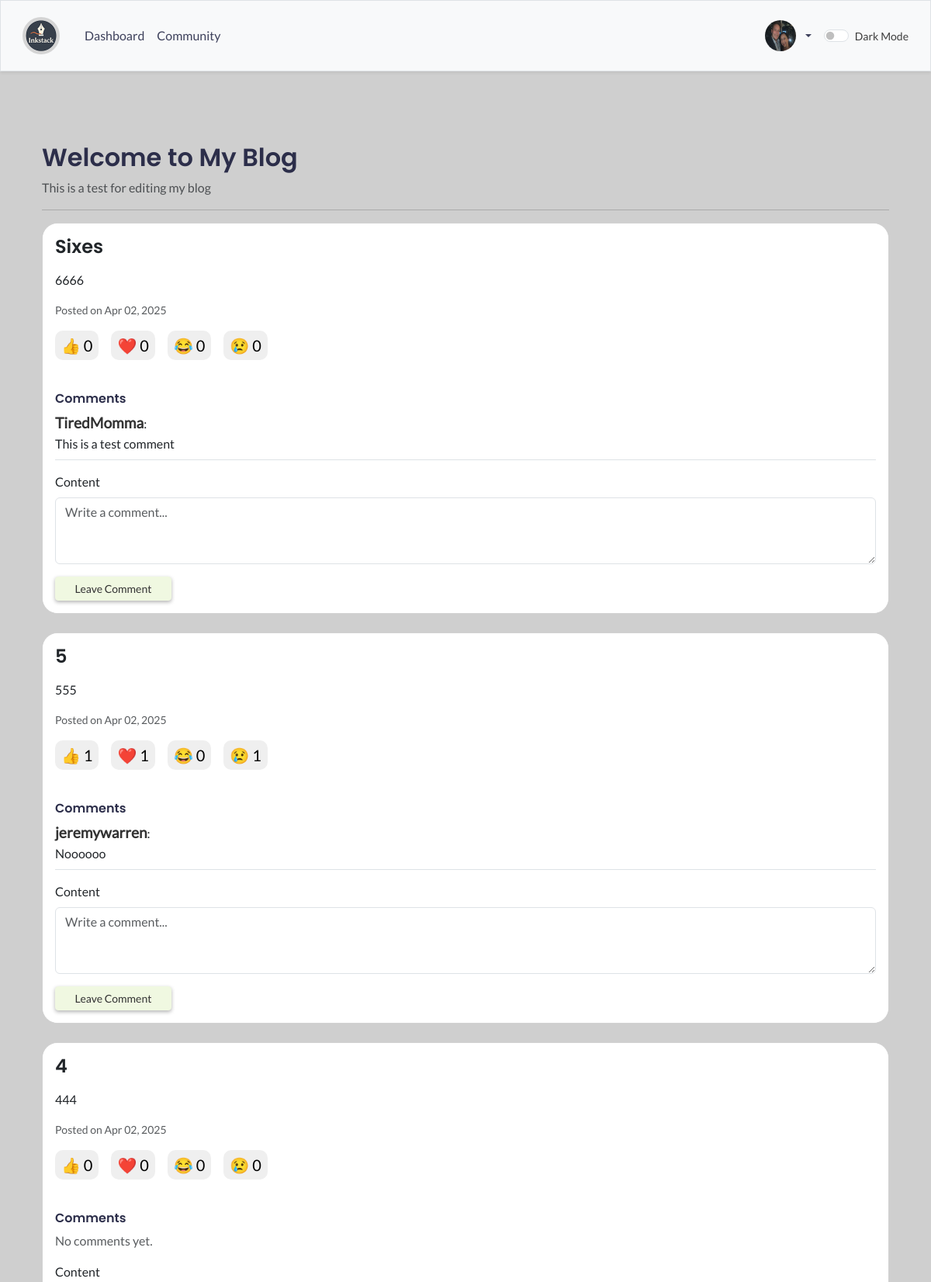
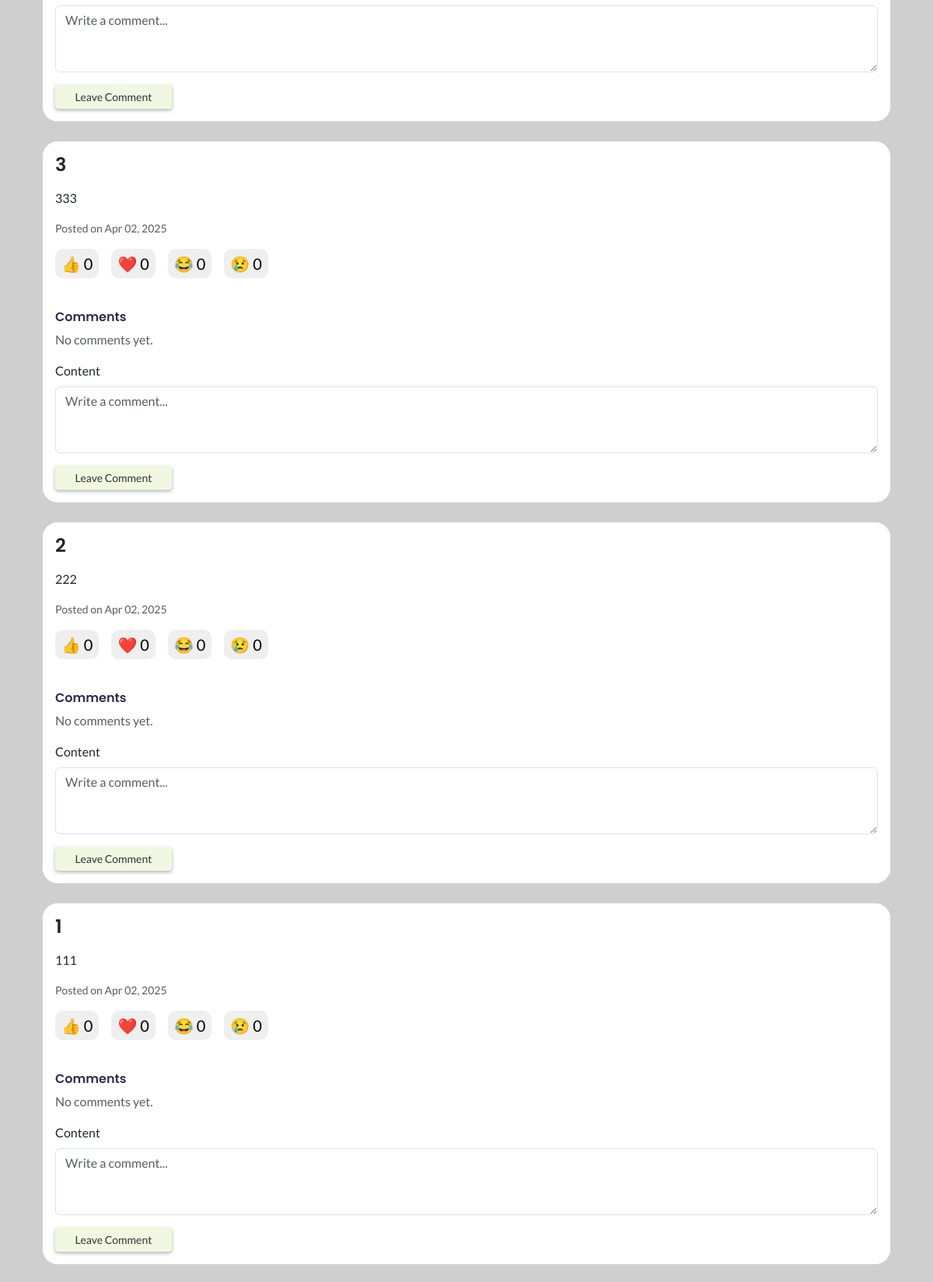
Page /community/blog/1/ (signed in, upper part) on the committed database (2 pictures, top to bottom).
### accounts/models.py (models this page shows, shortened)
class Profile(models.Model):
    user = models.OneToOneField(User, on_delete=models.CASCADE)
    avatar = models.ImageField(upload_to="avatars/", default=default_avatar_path)
    bio = models.TextField(blank=True, null=True)
    def get_avatar_url(self):
        if self.avatar and hasattr(self.avatar, 'url'):
            return self.avatar.url
        return static("accounts/img/default-avatar.png")

### blogs/models.py (models this page shows, shortened)
class Blog(models.Model):
    owner = models.ForeignKey(User, on_delete=models.CASCADE)
    title = models.CharField(max_length=200)
    description = models.TextField(blank=True)
    created_at = models.DateTimeField(auto_now_add=True)

class Post(models.Model):
    blog = models.ForeignKey(Blog, on_delete=models.CASCADE, related_name="posts")
    title = models.CharField(max_length=200)
    content = models.TextField(blank=True)
    is_public = models.BooleanField(default=True)
    created_at = models.DateTimeField(auto_now_add=True)
    updated_at = models.DateTimeField(auto_now=True)
    tags = TaggableManager()
    likes = models.PositiveIntegerField(default=0)
    loves = models.PositiveIntegerField(default=0)
    laughs = models.PositiveIntegerField(default=0)
    sads = models.PositiveIntegerField(default=0)

class Comment(models.Model):
    post = models.ForeignKey("Post", on_delete=models.CASCADE, related_name="comments")
    user = models.ForeignKey(User, on_delete=models.CASCADE)
    content = models.TextField()
    created_at = models.DateTimeField(auto_now_add=True)
    class Meta:
        ordering = ["-created_at"]

### blogs/views.py (the view, shortened to what this page needs)
@csrf_protect
def public_blog_detail(request, blog_id):
    blog = get_object_or_404(Blog, id=blog_id)
    posts = Post.objects.filter(blog=blog, is_public=True).order_by("-created_at")
    comment_form = CommentForm()
    return render(
        request,
        "blogs/public_blog_detail.html",
        {
            "blog": blog,
            "posts": posts,
            "form": comment_form,
        },
    )

### blogs/forms.py
class CommentForm(forms.ModelForm):
    class Meta:
        model = Comment
        fields = ["content"]
        widgets = {
            "content": forms.Textarea(
                attrs={
                    "class": "form-control",
                    "rows": 3,
                    "placeholder": "Write a comment...",
                }
            )
        }

### blogs/templates/blogs/public_blog_detail.html (shortened to what this page needs)
{% extends 'blogs/base.html' %}
{% load django_bootstrap5 %}
{% block content %}
<div class="container mt-5">
  <h2 class="mb-2">{{ blog.title }}</h2>
  {% if blog.description %}
  <p class="text-muted">{{ blog.description }}</p>
  {% endif %}
  <hr>
  {% for post in posts %}
  <div class="card mb-4">
    <div class="card-body">
      <h4 class="card-title">{{ post.title }}</h4>
      <p class="card-text">{{ post.content|safe }}</p>
      <p class="text-muted small">Posted on {{ post.created_at|date:"M d, Y" }}</p>
      <div class="d-flex gap-3 mt-3 reaction-buttons" data-post-id="{{ post.id }}">
        <button class="btn-emoji" data-post-id="{{ post.id }}" data-reaction="like">👍
          <span>{{ post.likes }}</span></button>
        <button class="btn-emoji" data-post-id="{{ post.id }}" data-reaction="love">❤️
          <span>{{ post.loves }}</span></button>
        <button class="btn-emoji" data-post-id="{{ post.id }}" data-reaction="laugh">😂
          <span>{{ post.laughs }}</span></button>
        <button class="btn-emoji" data-post-id="{{ post.id }}" data-reaction="sad">😢
          <span>{{ post.sads }}</span></button>
      </div>
      <div class="mt-4">
        <h6>Comments</h6>
        {% for comment in post.comments.all %}
        <div class="mb-2 border-bottom pb-2">
          <p class="mb-0"><strong>{{ comment.user.username|default:"Guest" }}</strong>:</p>
          <p class="mb-0">{{ comment.content }}</p>
        </div>
        {% empty %}
        <p class="text-muted">No comments yet.</p>
        {% endfor %}
      </div>
      {% if user.is_authenticated %}
      <form method="post" class="mt-3">
        {% bootstrap_form form %}
        <button type="submit" class="btn btn-sm btn-primary">Leave Comment</button>
      </form>
      {% else %}
      <p><a href="{% url 'accounts:login' %}?next={{ request.path }}">Log in</a> to comment.</p>
      {% endif %}
    </div>
  </div>
  {% empty %}
  <p>No public posts in this blog.</p>
  {% endfor %}
</div>
{% endblock %}

### blogs/templates/blogs/base.html (shortened to what this page needs)
<!DOCTYPE html>
<html lang="en">
  <head>
    {% load static %}
    {% load django_bootstrap5 %}
    {% bootstrap_css %}
    <link rel="stylesheet" href="{% static 'blogs/css/custom.css' %}">
    <link rel="stylesheet" href="{% static 'blogs/css/aos.css' %}">
  </head>
  <body class="d-flex flex-column min-vh-100 pt-5">
    <nav class="navbar navbar-expand-md navbar-light bg-light border fixed-top shadow-sm">
      <div class="container-fluid">
        <a class="navbar-brand d-flex align-items-center" href="{% url 'blogs:index' %}">
          <img src="{% static 'blogs/img/inkstack-logo-light.png' %}" alt="Inkstack Logo" class="logo-img me-2">
        </a>
        <div class="collapse navbar-collapse" id="navbarCollapse">
          <ul class="navbar-nav me-auto mb-2 mb-md-0">
            <li class="nav-item">
              <a class="nav-link" href="{% url 'blogs:index' %}">Dashboard</a>
            </li>
            <li class="nav-item">
              <a class="nav-link" href="{% url 'blogs:community' %}">Community</a>
            </li>
          </ul>
          <ul class="navbar-nav ms-auto mb-2 mb-md-0">
            {% if user.is_authenticated %}
            <li class="nav-item dropdown">
              <a class="nav-link dropdown-toggle d-flex align-items-center" href="#" id="profileDropdown" role="button"
                data-bs-toggle="dropdown" aria-expanded="false">
                <img src="{{ user.profile.get_avatar_url }}" class="rounded-circle me-2" width="40" height="40"
                  alt="Avatar">
              </a>
            </li>
            {% endif %}
            <li class="nav-item d-flex align-items-center ms-2">
              <div class="form-check form-switch mb-0">
                <input class="form-check-input" type="checkbox" id="darkModeToggle">
                <label class="form-check-label small" for="darkModeToggle">Dark Mode</label>
              </div>
            </li>
          </ul>
        </div>
      </div>
    </nav>
    <main class="container flex-grow-1 pt-navbar">
      <div class="pb-2 mb-4">
      </div>
      {% block content %}{% endblock content %}
    </main>
  </body>
</html>

### blogs/static/blogs/css/custom.css (style rules this page uses)
* { box-sizing: border-box; }
body { background-color: #cfcfcf; color: #3d3d3d; font-family: "Lato", sans-serif; transition: background-color 0.3s ease, color 0.3s ease; }
h1, h2, h3, h4, h5, h6, .navbar-brand { font-family: "Poppins", sans-serif; color: #2c2e4a; }
.navbar, footer { background-color: #f9f3d9; }
.navbar { padding: 1rem; box-shadow: 0 13px -19px rgba(0, 0, 0, 0.3); }
.navbar .nav-link { color: #3d405b; }
main { margin-bottom: 2rem; margin-top: 80px; }
.logo-img { border-radius: 50%; height: 48px; width: auto; }
.btn-primary, .btn-info, .btn-danger, .btn-success, .btn-secondary { box-shadow: 0 2px 5px rgba(0, 0, 0, 0.3); }
.btn:not(.btn-link) { height: auto; max-width: 150px; width: 100%; }
.btn-primary { background-color: #f0f8e1; border-color: #f0f8e1; color: #333; }
.card, .card-body { background-color: #fff; border-radius: 20px; }
a { color: #333; text-decoration: none; }
strong { font-weight: 900; color: #333; font-size: 1.2rem; }
.text-muted { color: #888; }
.btn-emoji { border: none; border-radius: 10px; font-size: 1.25rem; padding: 0.25rem 0.5rem; transition: transform 0.1s ease; margin-bottom: 1rem; }

### rows in the picture
Blog: title "Welcome to My Blog", description "This is a test for editing my blog"
Post: title "Sixes", content "6666", created_at "Apr 02, 2025", likes "0", loves "0", laughs "0", sads "0"
Comment: user.username "TiredMomma", content "This is a test comment"
Post: title "5", content "555", created_at "Apr 02, 2025", likes "1", loves "1", laughs "0", sads "1"
Comment: user.username "jeremywarren", content "Noooooo"
Post: title "4", content "444", created_at "Apr 02, 2025", likes "0", loves "0", laughs "0", sads "0"
Post: title "3", content "333", created_at "Apr 02, 2025", likes "0", loves "0", laughs "0", sads "0"
Post: title "2", content "222", created_at "Apr 02, 2025", likes "0", loves "0", laughs "0", sads "0"
Post: title "1", content "111", created_at "Apr 02, 2025", likes "0", loves "0", laughs "0", sads "0"
